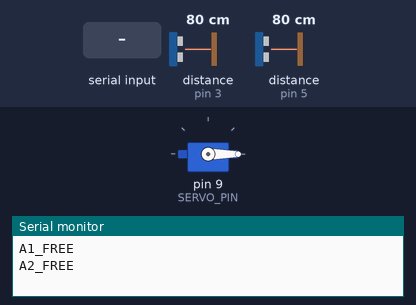
Recording of a sketch running on a simulated Arduino Uno, built with avr-gcc and run on an emulated ATmega328P. Shown: servo, the last lines printed to the serial monitor. Wiring (inferred from the names in the program): 2 × ultrasonic range finder: trigger pin 2, echo pin 3 / trigger pin 4, echo pin 5. The test bench sets the inputs (shaded band); at power-on: distance to the obstacle (sensors on pin 3, pin 5) 80 cm. The echo pulse lasts 58.3 µs per cm.

Above: at 1.3 s.
1.4 s: "OPEN_GATE\n" received over Serial
At 2.6 s:
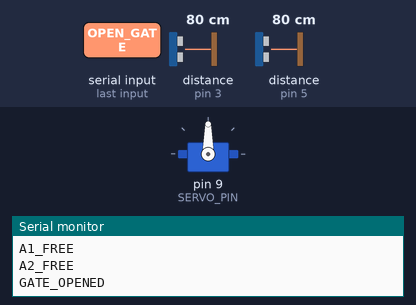
2.9 s: distance to the obstacle (sensor on pin 3) set to 2 cm
Timing chart, 0 to 7.9 s (numbered marks = the images above; inputs shaded):
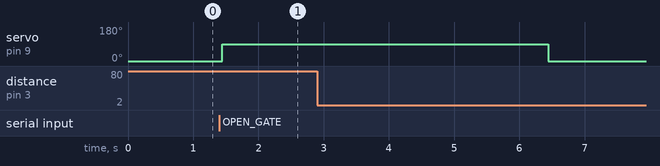

Measured:
- after the input at 1.4 s, servo on pin 9 (SERVO_PIN): 0° → 90° at once

The sketch:

smart_parking_hardware.ino
```cpp
/*
  =============================================================================
  Smart Parking Management System - Production Arduino UNO Hardware Firmware
  =============================================================================
  Hardware Configuration:
    - Arduino UNO
    - HC-SR04 Sensor 1 (Slot A1): TRIG -> D2, ECHO -> D3
    - HC-SR04 Sensor 2 (Slot A2): TRIG -> D4, ECHO -> D5
    - SG90 Servo Motor (Gate)   : Signal -> D9
    - Serial Communication      : 9600 Baud via USB

  Serial Protocol (9600 Baud):
    - Sent to Web Application:
        "A1_OCCUPIED"  - Vehicle detected in Slot A1 (distance <= 10cm)
        "A1_FREE"      - Slot A1 is empty (distance > 10cm)
        "A2_OCCUPIED"  - Vehicle detected in Slot A2 (distance <= 10cm)
        "A2_FREE"      - Slot A2 is empty (distance > 10cm)
        "GATE_OPENED"  - Gate servo rotated 0° -> 90°
        "GATE_CLOSED"  - Gate servo returned 90° -> 0°
    - Received from Web Application:
        "OPEN_GATE"    - Command to open gate servo for 5 seconds
  =============================================================================
*/

#include <Servo.h>

// -----------------------------------------------------------------------------
// Pin Configurations
// -----------------------------------------------------------------------------
const int TRIG_A1 = 2;
const int ECHO_A1 = 3;

const int TRIG_A2 = 4;
const int ECHO_A2 = 5;

const int SERVO_PIN = 9;

// -----------------------------------------------------------------------------
// Operating Parameters
// -----------------------------------------------------------------------------
const int OCCUPIED_THRESHOLD_CM = 10;
const int SERVO_CLOSED_ANGLE = 0;
const int SERVO_OPEN_ANGLE = 90;
const unsigned long GATE_OPEN_DURATION_MS = 5000; // 5 seconds
const unsigned long SENSOR_POLL_INTERVAL_MS = 200; // Poll sensors every 200ms

// -----------------------------------------------------------------------------
// Global Objects & State Variables
// -----------------------------------------------------------------------------
Servo gateServo;

// Gate State Machine
bool isGateOpen = false;
unsigned long gateOpenedTimestamp = 0;

// Occupancy State Tracking
bool isA1Occupied = false;
bool isA2Occupied = false;

// Debouncing / Filtering Counters
int a1DebounceCount = 0;
int a2DebounceCount = 0;
const int DEBOUNCE_THRESHOLD = 2; // Require 2 consecutive matching reads

// Non-blocking timer for sensor sampling
unsigned long lastSensorPollTime = 0;

// Buffer for incoming serial stream
String inputBuffer = "";

// -----------------------------------------------------------------------------
// Helper: Ultrasonic Distance Measurement with Safe Timeout
// -----------------------------------------------------------------------------
long measureDistanceCM(int trigPin, int echoPin) {
  digitalWrite(trigPin, LOW);
  delayMicroseconds(2);
  digitalWrite(trigPin, HIGH);
  delayMicroseconds(10);
  digitalWrite(trigPin, LOW);

  // pulseIn with 25,000 microseconds timeout (~4.3m max distance)
  long duration = pulseIn(echoPin, HIGH, 25000);
  if (duration == 0) {
    return 999; // Return large distance on timeout/no echo
  }
  return duration * 0.0343 / 2;
}

// -----------------------------------------------------------------------------
// Helper: Gate Control Functions
// -----------------------------------------------------------------------------
void triggerOpenGate() {
  gateServo.write(SERVO_OPEN_ANGLE);
  isGateOpen = true;
  gateOpenedTimestamp = millis();
  Serial.println("GATE_OPENED");
}

void updateGateStateMachine() {
  if (isGateOpen) {
    if (millis() - gateOpenedTimestamp >= GATE_OPEN_DURATION_MS) {
      gateServo.write(SERVO_CLOSED_ANGLE);
      isGateOpen = false;
      Serial.println("GATE_CLOSED");
    }
  }
}

// -----------------------------------------------------------------------------
// Helper: Process Incoming Command from Serial
// -----------------------------------------------------------------------------
void processCommand(String cmd) {
  cmd.trim();
  cmd.toUpperCase();
  if (cmd == "OPEN_GATE") {
    triggerOpenGate();
  }
}

// -----------------------------------------------------------------------------
// Setup Phase
// -----------------------------------------------------------------------------
void setup() {
  Serial.begin(9600);

  // Configure HC-SR04 Sensor Pins
  pinMode(TRIG_A1, OUTPUT);
  pinMode(ECHO_A1, INPUT);
  pinMode(TRIG_A2, OUTPUT);
  pinMode(ECHO_A2, INPUT);

  // Configure Servo Pin and Set Initial Position to 0 degrees
  gateServo.attach(SERVO_PIN);
  gateServo.write(SERVO_CLOSED_ANGLE);

  // Allow sensors to stabilize
  delay(100);

  // Initial read for Slot A1
  long distA1 = measureDistanceCM(TRIG_A1, ECHO_A1);
  isA1Occupied = (distA1 <= OCCUPIED_THRESHOLD_CM);

  delay(30); // Prevent acoustic cross-talk

  // Initial read for Slot A2
  long distA2 = measureDistanceCM(TRIG_A2, ECHO_A2);
  isA2Occupied = (distA2 <= OCCUPIED_THRESHOLD_CM);

  // Send initial slot telemetry on startup
  Serial.println(isA1Occupied ? "A1_OCCUPIED" : "A1_FREE");
  Serial.println(isA2Occupied ? "A2_OCCUPIED" : "A2_FREE");

  inputBuffer.reserve(32);
}

// -----------------------------------------------------------------------------
// Main Non-blocking Loop
// -----------------------------------------------------------------------------
void loop() {
  // 1. Process Web Serial commands from browser
  while (Serial.available() > 0) {
    char c = (char)Serial.read();
    if (c == '\n' || c == '\r') {
      if (inputBuffer.length() > 0) {
        processCommand(inputBuffer);
        inputBuffer = "";
      }
    } else {
      inputBuffer += c;
    }
  }

  // 2. Maintain Gate State Machine (handles automatic closing after 5 seconds)
  updateGateStateMachine();

  // 3. Periodically sample ultrasonic sensors
  unsigned long currentMillis = millis();
  if (currentMillis - lastSensorPollTime >= SENSOR_POLL_INTERVAL_MS) {
    lastSensorPollTime = currentMillis;

    // --- Sample Slot A1 ---
    long distA1 = measureDistanceCM(TRIG_A1, ECHO_A1);
    bool currentA1Raw = (distA1 <= OCCUPIED_THRESHOLD_CM);
    if (currentA1Raw != isA1Occupied) {
      a1DebounceCount++;
      if (a1DebounceCount >= DEBOUNCE_THRESHOLD) {
        isA1Occupied = currentA1Raw;
        a1DebounceCount = 0;
        Serial.println(isA1Occupied ? "A1_OCCUPIED" : "A1_FREE");
      }
    } else {
      a1DebounceCount = 0;
    }

    // Acoustic cross-talk protection gap
    delay(30);

    // --- Sample Slot A2 ---
    long distA2 = measureDistanceCM(TRIG_A2, ECHO_A2);
    bool currentA2Raw = (distA2 <= OCCUPIED_THRESHOLD_CM);
    if (currentA2Raw != isA2Occupied) {
      a2DebounceCount++;
      if (a2DebounceCount >= DEBOUNCE_THRESHOLD) {
        isA2Occupied = currentA2Raw;
        a2DebounceCount = 0;
        Serial.println(isA2Occupied ? "A2_OCCUPIED" : "A2_FREE");
      }
    } else {
      a2DebounceCount = 0;
    }
  }
}
```
